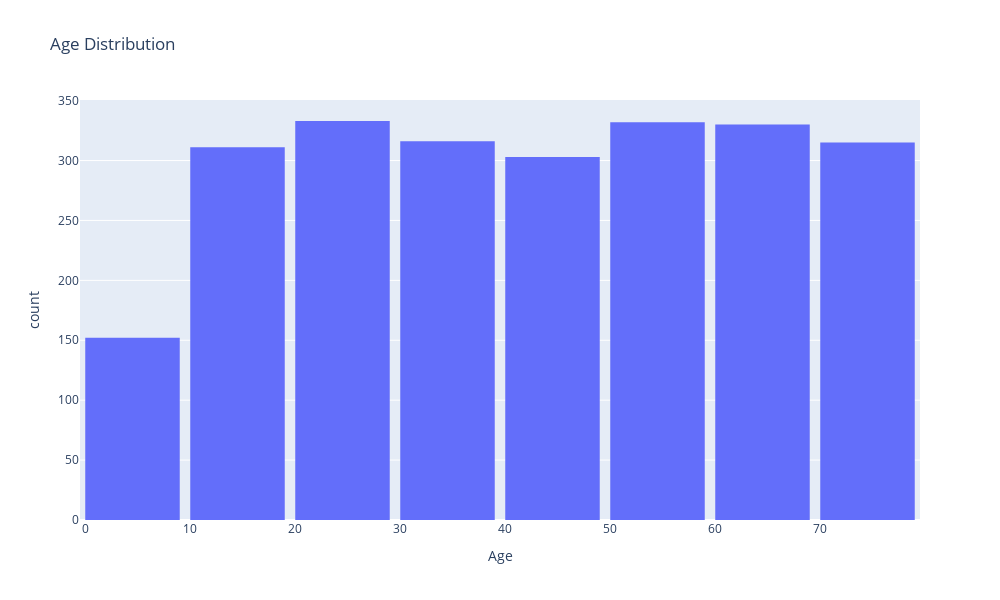

The notebook cell saved with this chart:
### Markdown cell above
## Is our sample biased? Data Visualization:

### Code cell
fig = px.histogram(df, x='Age', nbins = 10, height=600,width=1000, title = 'Age Distribution')
fig.update_layout(bargap=0.1)
fig.show()

### Figure 1 — Plotly figure (JSON) as saved in the notebook; plotly's stock layout.template omitted (floating-point values rounded to 4 significant figures; data arrays with more than 128 entries replaced by an {"elided": "..."} marker saying what was removed)
{"data": [{"alignmentgroup": "True", "bingroup": "x", "hovertemplate": "Age=%{x}<br>count=%{y}<extra></extra>", "legendgroup": "", "marker": {"color": "#636efa", "pattern": {"shape": ""}}, "name": "", "nbinsx": 10, "offsetgroup": "", "orientation": "v", "showlegend": false, "type": "histogram", "x": {"elided": "2392 int values"}, "xaxis": "x", "yaxis": "y"}], "layout": {"bargap": 0.1, "barmode": "relative", "height": 600, "legend": {"tracegroupgap": 0}, "title": {"text": "Age Distribution"}, "width": 1000, "xaxis": {"anchor": "y", "domain": [0, 1], "title": {"text": "Age"}}, "yaxis": {"anchor": "x", "domain": [0, 1], "title": {"text": "count"}}}}
